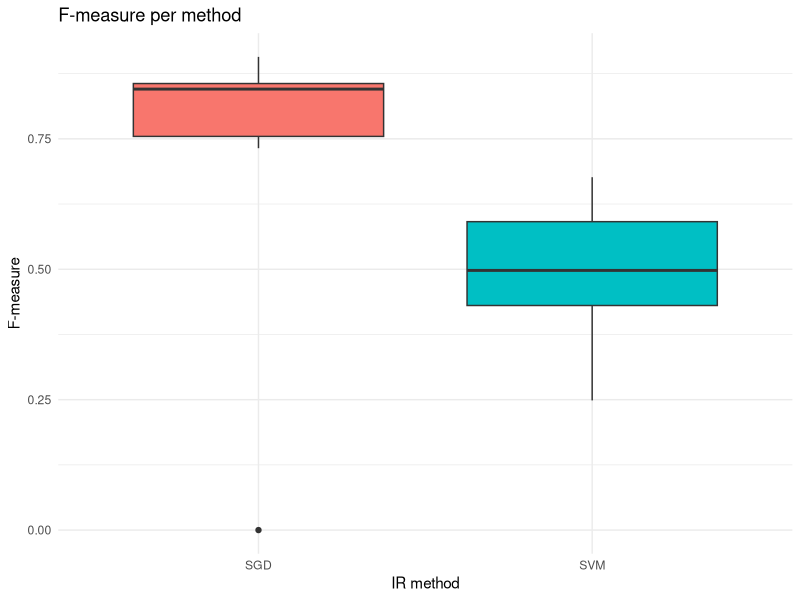
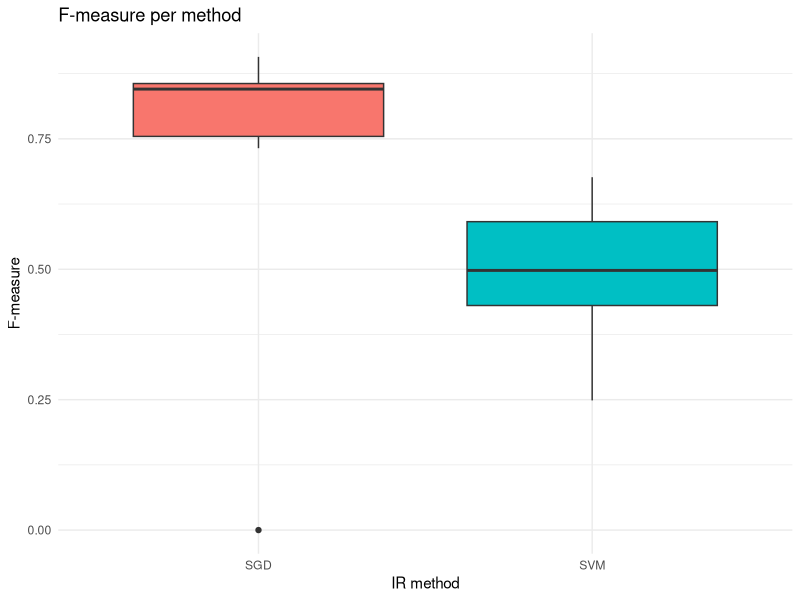

The R script that drew these images, in order:
#loading library
require("ggplot2")

# selecting the current directory
setwd("/Users/tassiovale/Dropbox/PhD Thesis/trace2vary/trace_recovery/results/")

# read csv file
data <- read.csv("2018-05-09_17h37m_output.csv")

ggplot(data=data, aes(x=method, y=fmeasure, fill=method)) +
    geom_boxplot() +
    theme_minimal() +
    ggtitle("F-measure per method") +
    labs(x="IR method", y="F-measure") +
    scale_fill_discrete(guide=FALSE)

ggsave("2018-05-09_17h37m_fmeasure_chart.eps")
